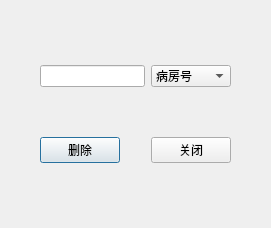
<?xml version="1.0" encoding="UTF-8"?>
<ui version="4.0">
 <class>DDWard</class>
 <widget class="QDialog" name="DDWard">
  <property name="geometry">
   <rect>
    <x>0</x>
    <y>0</y>
    <width>271</width>
    <height>228</height>
   </rect>
  </property>
  <property name="windowTitle">
   <string>Dialog</string>
  </property>
  <layout class="QVBoxLayout" name="verticalLayout_2">
   <item>
    <widget class="QWidget" name="widget" native="true">
     <layout class="QVBoxLayout" name="verticalLayout">
      <item>
       <layout class="QGridLayout" name="gridLayout">
        <item row="2" column="1">
         <spacer name="verticalSpacer_2">
          <property name="orientation">
           <enum>Qt::Vertical</enum>
          </property>
          <property name="sizeHint" stdset="0">
           <size>
            <width>20</width>
            <height>40</height>
           </size>
          </property>
         </spacer>
        </item>
        <item row="3" column="2">
         <spacer name="horizontalSpacer_3">
          <property name="orientation">
           <enum>Qt::Horizontal</enum>
          </property>
          <property name="sizeHint" stdset="0">
           <size>
            <width>40</width>
            <height>20</height>
           </size>
          </property>
         </spacer>
        </item>
        <item row="0" column="1">
         <spacer name="verticalSpacer">
          <property name="orientation">
           <enum>Qt::Vertical</enum>
          </property>
          <property name="sizeHint" stdset="0">
           <size>
            <width>20</width>
            <height>40</height>
           </size>
          </property>
         </spacer>
        </item>
        <item row="1" column="4">
         <spacer name="horizontalSpacer_2">
          <property name="orientation">
           <enum>Qt::Horizontal</enum>
          </property>
          <property name="sizeHint" stdset="0">
           <size>
            <width>40</width>
            <height>20</height>
           </size>
          </property>
         </spacer>
        </item>
        <item row="1" column="0">
         <spacer name="horizontalSpacer">
          <property name="orientation">
           <enum>Qt::Horizontal</enum>
          </property>
          <property name="sizeHint" stdset="0">
           <size>
            <width>40</width>
            <height>20</height>
           </size>
          </property>
         </spacer>
        </item>
        <item row="3" column="1">
         <widget class="QPushButton" name="btnDWard">
          <property name="text">
           <string>删除</string>
          </property>
         </widget>
        </item>
        <item row="3" column="3">
         <widget class="QPushButton" name="btnDClose">
          <property name="text">
           <string>关闭</string>
          </property>
         </widget>
        </item>
        <item row="1" column="3">
         <widget class="QComboBox" name="cbDWard">
          <item>
           <property name="text">
            <string>病房号</string>
           </property>
          </item>
          <item>
           <property name="text">
            <string>科室编号</string>
           </property>
          </item>
         </widget>
        </item>
        <item row="4" column="1">
         <spacer name="verticalSpacer_3">
          <property name="orientation">
           <enum>Qt::Vertical</enum>
          </property>
          <property name="sizeHint" stdset="0">
           <size>
            <width>20</width>
            <height>40</height>
           </size>
          </property>
         </spacer>
        </item>
        <item row="1" column="1" colspan="2">
         <widget class="QLineEdit" name="leDWard"/>
        </item>
       </layout>
      </item>
     </layout>
    </widget>
   </item>
  </layout>
 </widget>
 <resources/>
 <connections/>
</ui>
